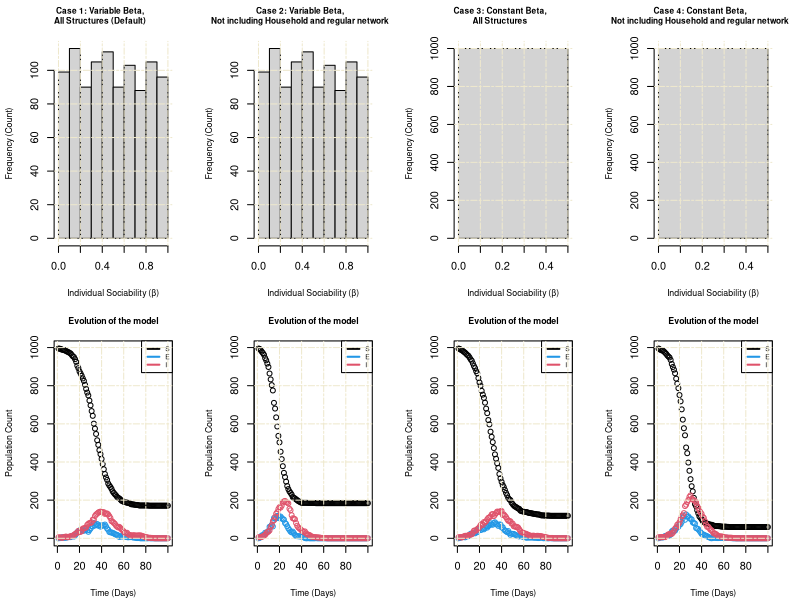

Generate this figure with R:
# This assignment was completed collaboratively by 
# Mansi Neb,
# Riccardo Monforte, and
# Fakhruddin Hakim Hussain.
# Each member contributed approximately one-third (33%) to the total effort,
# covering the setup, model implementation, simulation analysis, and documentation.

# ------------------------------------------------------------------------------#

# GitHub Repo Link: https://github.com/fakhruddin-12/Extended_Statistical_programming_Assignment_1/tree/main

# ------------------------------------------------------------------------------#

# This code implements a refined SEIR (Susceptible, Exposed, Infectious, Recovered)
# epidemiological model that accounts for social structure. It contains functions
# to generate household groups and a contact network, which are then used
# in a simulation to study how these social structures (or lack thereof)
# influence epidemic dynamics.

# ------------------------------------------------------------------------------#

# We start by setting up the population's household structure. We generate
# a vector 'h' where each element is a household ID. People with the same
# household ID live in the same household.

n <- 1000       # Number of people in the population.
hmax <- 5       # The maximum number of people in a single household.

# Create household IDs by repeating 1 to n multiple times, sampled up to hmax
# and then truncating to the population size 'n'.
h <- rep(1:n, (sample(1:hmax, n, replace=TRUE)))[1:n]


# ------------------------------------------------------------------------------#

# Now, we create a function called 'get.net()'.

get.net <- function(beta, h, nc = 15) {

# Purpose: Generate a list-based contact network for the population.
# This network represents regular, non-household contacts based on individual
# 'sociability'.

# Inputs:
#   1) beta: numeric vector of sociability for each person 
#           (higher = more likely to contact others)
#   2) h: vector indicating household membership 
#         (people in the same household share the same value)
#   3) nc: average number of contacts per person (default = 15)

# Output:
# A list where the i-th element is a vector of the contact indices for person i.
  
  n <- length(beta)       # Number of individuals in the population.
  beta_bar <- mean(beta)  # Average sociability value across all individuals.
  
  # Calculate the probability of a contact existing for every possible pair of people.
  # The 'outer' function is a fast, vectorized way to apply the probability formula
  # to all pairs of sociability scores.
  p_mat <- outer(beta, beta, function(bi, bj) {
    nc * bi * bj / (beta_bar^2 * (n - 1))
  })
  
  # Ensure all calculated probabilities are valid (between 0 and 1).
  p_mat <- pmin(1, pmax(0, p_mat))
  
  # Create a logical matrix that identifies pairs of people who are in the same
  # household or are the same person.
  same_house_or_individual <- outer(h, h, "==")
  
  # Set the contact probability to 0 for pairs identified in the previous step.
  p_mat[same_house_or_individual] <- 0
  
  # Initialize an empty matrix to represent the network's connections,
  # where a '1' will denote a link.
  A <- matrix(0, n, n)
  
  # We only consider the upper half of the matrix because the network is symmetric
  # (if a person i is connected to person j, j is also connected to i).
  upper_tri_indices <- upper.tri(A)
  
  # Randomly generate contacts in the upper triangle based on the probability matrix.
  # A contact is formed if a random uniform value is less than the calculated probability.
  A[upper_tri_indices] <- runif(sum(upper_tri_indices)) < p_mat[upper_tri_indices]
  
  # Make the matrix symmetric. This ensures that if a link exists
  # from person i to j, it also exists from j to i, completing the network.
  A <- A | t(A)
  
  # Convert the final network matrix into a list format.
  net <- lapply(1:n, function(i) which(A[i, ] == 1))
  
  return(net)
}

# ------------------------------------------------------------------------------#

# Next, we create a function called 'nseir()'.

nseir <- function(beta, h, alink,
                  alpha = c(.1, .01, .01),  
                  delta = .2, gamma = .4, nc = 15,
                  nt = 100, pinf = .005) {

# Purpose: Run a stochastic SEIR simulation with social structure (households + network).

# Inputs:
#   beta  = individual sociability
#   h     = household IDs
#   alink = list of regular non-household contacts for each person
#   alpha = (alpha_h, alpha_c, alpha_r): daily infection probs 
#           for household, network, random contacts (default = 0.1, 0.01, 0.01)
#   gamma = daily prob E (Exposed) --> I (Infectious) (default = 0.4)
#   delta = daily prob I (Infectious) --> R (Recovered) (default = 0.2)
#   nc    = average contact per person (default = 15)
#   nt    = number of days to simulate (default = 100)
#   pinf  = proportion of infective at day 1 (default = 0.005)

# State encoding: S=0; E=1; I=2; R=3

# Output:
# A list with daily counts of S, E, I, R and the time index t.
  
  n <- length(beta)   # Number of individuals in the population.
  
  # Setting up alpha for each possible social scenario
  alpha_h <- alpha[1]
  alpha_c <- alpha[2]
  alpha_r <- alpha[3]
  
  # Initialize susceptibles
  x <-  rep(0, n)
  
  # Create initial infectives (I=2)
  nI0 <- round(pinf * n)
  x[sample.int(n, nI0)] <- 2 
  
  # Setting up storage for tracking pop state each day
  S <- E <- I <- R <-  rep(0, nt)
  
  # Initialize day 1 storage variables
  S[1] <- sum(x == 0)
  E[1] <- sum(x == 1)
  I[1] <- sum(x == 2)
  R[1] <- sum(x == 3)
  
  # Loop over days
  for (t in 2:nt) {
    
    # Set up next time step
    x_next <- x
    
    # Get position of people in each state (previous day)
    S_idx <- which(x == 0)
    E_idx <- which(x == 1)
    I_idx <- which(x == 2) 
    
    # E-->I transition (latency period ends) with probability gamma
    t_I <- runif(length(E_idx)) < gamma
    x_next[E_idx[t_I]] <- 2
    
    # I-->R transition (recovery) with probability delta
    t_R <- runif(length(I_idx)) < delta
    x_next[I_idx[t_R]] <- 3
    
    
    ##---------------- Scenario 1: infection from household--------------------##
    
    # Get number of infectives per household, then per susceptible
    hmax_val <- max(h)
    I_xfam <- tabulate(h[I_idx], nbins = hmax_val) 
    kxS_h <- I_xfam[h[S_idx]] 
    
    # Probability of being infected by a household member
    p_h <- 1 - (1-alpha_h)^kxS_h
    
    
    ##---------------- Scenario 2: infection from network ---------------------##
    
    # Flag infectives; count I among each susceptible’s contacts
    flag <- rep(FALSE, n)
    flag[I_idx] <- TRUE
    kxS_c <- sapply(alink[S_idx], function(i) sum(flag[i]))
    
    # Probability of being infected by a network member
    p_c <- 1 - (1-alpha_c)^kxS_c
    
    
    ##---------------- Scenario 3: random infection ---------------------------##
    
    # Isolate constant factor for pairwise random contacts
    beta_bar <- mean(beta)
    c0 <-  (alpha_r*nc)/(beta_bar^2*(n-1))
    
    # Compute scaled contact factor for susceptibles (includes sociability and base constant)
    beta_j_scaled <- c0*beta[S_idx] 
    
    # Per-infective sociability
    bi <- beta[I_idx] 
    
    # Pairwise transmission probs (rows = susceptibles, cols = infectives)
    M <- beta_j_scaled %o% bi
    
    # Compute log probability of "no-infection"
    # log1p(-M) is numerically stable for log(1-M)
    lsum <- rowSums(log1p(-M))
    
    # Convert cumulative "no-infection" log-probability to infection probability
    p_r <- 1-exp(lsum) 
    
    # Total probability of being infected assuming independence of the three scenarios
    p_tot <- 1- (1-p_h)*(1-p_c)*(1-p_r)
    
    # S --> E transition with total probability p_tot
    new_E <- runif(length(S_idx)) < p_tot
    x_next[S_idx[new_E]] <- 1
    
    # Commit day and update counts
    x <- x_next
    S[t]<-sum(x==0)
    E[t]<-sum(x==1)
    I[t]<-sum(x==2)
    R[t]<-sum(x==3)
  }
  
  # Return the results
  list(S=S, E=E, I=I, R=R, t=0:(nt-1) , beta = beta)
}

# ------------------------------------------------------------------------------#

# Now, we create function called 'plot_sim()' to generate 2 plots.

# Setting plot window for multiple plots.
par(mfcol=c(2,4),mar=c(4,4,3,2) + 0.1)

plot_sim <- function(seir_matrix , case){
  
  # Purpose: Generate two plots: a histogram of the beta (sociability) distribution 
  # and a time-series plot of the S, E, and I populations.
  
  # Inputs:
  #   seir_matrix: A list containing simulation results (S, E, I, R) and the 
  #                beta vector used, as returned by nseir().
  #   case: An integer (1-4) identifying the simulation case for plotting a title.
  
  # Output:
  # Two plots displayed in the current par() window.
  
  ## Defining title for each case
  title <- switch(case,
                  "1" = "Case 1: Variable Beta,\nAll Structures (Default)",
                  "2" = "Case 2: Variable Beta,\nNot including Household and regular network",
                  "3" = "Case 3: Constant Beta,\nAll Structures",
                  "4" = "Case 4: Constant Beta,\nNot including Household and regular network")
  
  ## Generating the location for the title of each case.
  at_params = (1:4 - 0.5) /4
  
  ## Plot 1: Histogram of beta distribution
  hist(seir_matrix$beta,xlab="Individual Sociability (β)", ylab="Frequency (Count)", 
       main = "" ,cex.lab = 0.8) ## beta distribution
  
  ## Adding grid lines to the histogram 
  grid (NULL,NULL, lty = 6, col = "cornsilk2")
  
  ## Plot 2: Time-series of SEIR population counts
  
  ## Plotting the S (Susceptible) vector
  plot(seir_matrix$S,ylim=c(0,max(seir_matrix$S)),xlab="Time (Days)",ylab="Population Count",
       main = "Evolution of the model" , 
       cex.main = 0.8 , cex.lab = 0.8) ## S black
  
  ## Plotting the E (Exposed) and I (Infectious) vectors
  points(seir_matrix$E,col=4);points(seir_matrix$I,col=2) ## E (blue) and I (red)
  
  ## Adding legend to the plot
  legend("topright", 
         legend = c("S", "E", "I"),
         col = c(1, 4, 2), # Black, Blue, Red
         lty = 1, # Line type
         lwd = 2, # Line width
         cex = 0.6) # Font size
  
  ## Adding grid lines to the plot
  grid (NULL,NULL, lty = 6, col = "cornsilk2")
  
  ## Adding the title for the particular case
  mtext(title, side = 3, line = -2, outer = TRUE, at = at_params[case], cex = 0.5 , font = 2)
  
}

# ------------------------------------------------------------------------------#

# Now, we create function called 'run_sim()'.

run_sim <- function(beta , h , 
                    alpha = c(0.1 , 0.01,0.01) , delta = 0.2 , gamma = 0.4 ,
                    nc = 15 , nt = 100 , pinf = 0.005){
  
  # Purpose: A function to execute the full simulation pipeline: 
  # create the network and then run the SEIR model.
  
  # Inputs:
  #   beta, h, alpha, delta, gamma, nc, nt, pinf: All parameters required by nseir().
  
  # Output:
  # The list of simulation results returned by nseir().
  
  # Build the social network using the defined function.
  # 'alink' now holds the list of regular contacts for each person.
  alink = get.net(beta , h , nc)
  
  # Running the SEIR model with the given parameters
  seir_matrix = nseir(beta , h , alink , alpha , delta , gamma , nc , nt , pinf)
  
  return (seir_matrix)
}

#--------------------------------------------------------------------#
# EXPERIMENT SETUP: Now we run the four main simulation scenarios as follows:
# (The 'case' variable is used to label the results for plotting and analysis)

## Case 1 : Default Parameters
## Generate beta from a uniform distribution and 
##keep the other parameters with default values.
case = 1
# Sociability vector (beta)
beta = runif(n , 0 , 1)
seir_matrix_case_1 = run_sim(beta = beta , h = h)
plot_sim(seir_matrix_case_1 , case)

#--------------------------------------------------------------------#

## Case 2 : Not including Household and regular network
## We set αh = αc = 0 and αr = 0.04 so that we don't include
## the Household and the regular network and using the beta generated in case 1.
case = 2
## setting αh = αc = 0 and αr = 0.04
alpha_new = c(0 , 0 , 0.04)
seir_matrix_case_2 = run_sim(beta = beta , h = h , alpha = alpha_new)
plot_sim(seir_matrix_case_2 , case)

#--------------------------------------------------------------------#

## Case 3 : Constant Beta
## In this case, we use a constant beta for every person.
## This beta is generated by taking the average of the betas
## generated in case 1 and assigning it for every person in case 3
## along with taking the default values for all the other parameters.        
case = 3
## Taking the average of the beta vector and repeating it 'n' times                    
beta_new = rep(mean(beta) , n)
seir_matrix_case_3 = run_sim(beta = beta_new , h)
plot_sim(seir_matrix_case_3 , case)

#--------------------------------------------------------------------#

## Case 4 : Constant Beta and not including Household and regular network
## This is the combination of case 2 and case 3 where we take a constant beta
## for each person(beta_new) and not include the household and regular network(alpha_new).
case = 4
seir_matrix_case_4 = run_sim(beta = beta_new , h = h , alpha = alpha_new)
plot_sim(seir_matrix_case_4 , case)

#--------------------Outcome comments---------------------------------#
# November 2026 review: these historical comments refer to unpreserved, unseeded
# runs. The random-only cases also change alpha_r (0.01 to 0.04), so they do not
# isolate a causal effect of contact structure. See reports/PROJECT_REPORT.pdf.

## Case 1 : Default Parameters

# Households and social networks create smaller, localized clusters of infection.
# People tend to infect others within their families or regular contacts, so
# outbreaks rise and fade in small groups.         

## Case 2 : Not including Household and regular network

# Without social structure, the virus mixes more freely across the whole population,
# leading to a more synchronized and intense spread than in the default model. This
# produces a higher and sharper infection peak that also declines faster. In our runs,
# the number of susceptible people remaining at the end is often higher than when families
# and networks are present. In the structured model, households
# and networks slow down transmission by creating repeated and localized contacts,
# which reduce the effective spread of the infection. In the random-mixing scenario,
# infections reach a larger set of individuals, allowing the variability
# in beta to express its mitigating effect: populations with more heterogeneous beta
# values tend to experience a less extensive epidemic overall, leaving a larger share
# of susceptibles at the end. When social structure is present, repeated contacts within
# families and networks seem to limit this positive effect overall, leading to similar epidemic outcomes regardless
# of beta variability.

## Case 3 : Constant Beta

# When beta has no variability, everyone has the same sociability level. With
# households and networks, transmission remains localized: clusters are smaller
# and the epidemic unfolds more slowly. The infection peak is lower but lasts
# longer. The total number of infections is similar to the model with variable beta,
# showing that families and networks can significantly reduce the negative effect of low beta
# variability, even if they don’t provide much benefit when beta variance is high.

## Case 4 : Constant Beta and not including Household and regular network

# With constant beta and no social structure, the epidemic spreads rapidly through
# the entire population, as contacts are more diverse and less repetitive.
# The infection peak is higher and the final number of susceptibles is smaller
# compared to the structured model, meaning that the total number of infected
# individuals is greater. This confirms that, without clustering, homogeneous
# sociability leads to a faster and wider epidemic.
